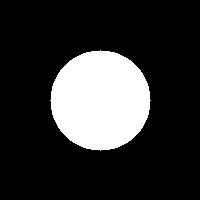
#> input picture sample.jpg, 200 x 200 px
$ python image_segmentation.py
#> lines starting #> are read from the running program, lines starting #| are printed output that depends on the picture; after the words box and inside, x2 and y2 are one past the last pixel; in counts of white or black regions, pixels touching at a corner belong together
import cv2
import numpy as np

# Load the image
image = cv2.imread('sample.jpg')
#> image is the input picture: shape (200, 200, 3); min 0, max 255, mean 50
gray = cv2.cvtColor(image, cv2.COLOR_BGR2GRAY)

# Apply thresholding
_, thresh = cv2.threshold(gray, 150, 255, cv2.THRESH_BINARY_INV)
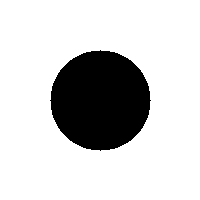
#> thresh: shape (200, 200); 80.4% white; 1 black region, box (x1, y1, x2, y2) and area: (50, 50, 151, 151) 7845

# Find contours
contours, _ = cv2.findContours(thresh, cv2.RETR_EXTERNAL, cv2.CHAIN_APPROX_SIMPLE)
#> contours = [[[0, 0], [0, 199], [199, 199], [199, 0]]]

# Draw contours
output = image.copy()
cv2.drawContours(output, contours, -1, (0, 255, 0), 2)
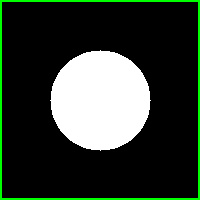
#> output: shape (200, 200, 3); 3.96% of pixels changed, all inside (x1, y1, x2, y2) = (0, 0, 200, 200)

# Save and show result
cv2.imwrite('segmented_output.jpg', output)
cv2.imshow('Segmented Image', output)
cv2.waitKey(0)
cv2.destroyAllWindows()
